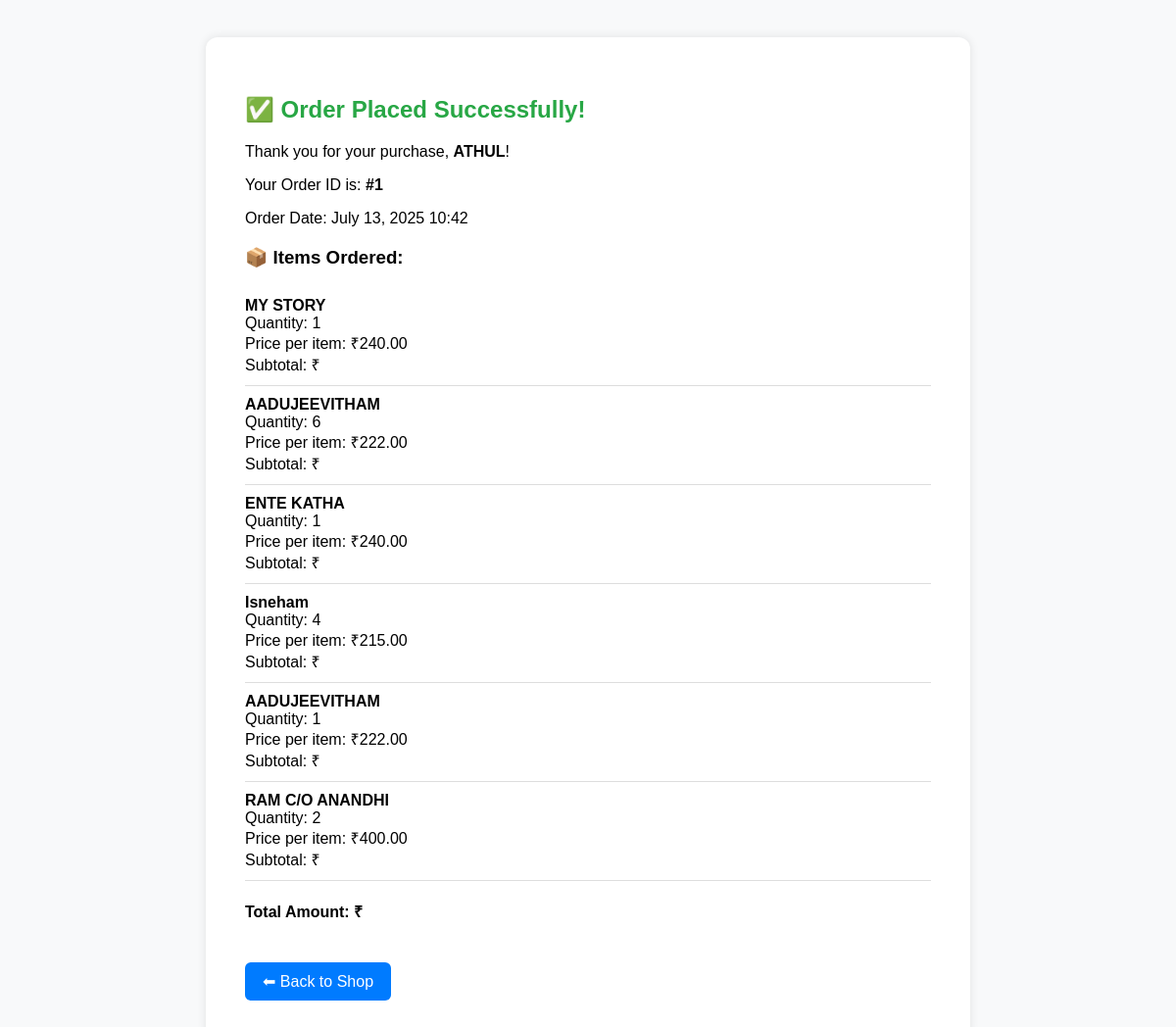
Screenshot of /order_success/1/ with the database file from the repository.
### App/models.py (models this page shows, shortened)
class Order(models.Model):
    customer = models.ForeignKey(Customer, on_delete=models.CASCADE)
    order_date = models.DateTimeField(auto_now_add=True)
    complete = models.BooleanField(default=False)
    transaction_id = models.CharField(max_length=100, null=True)

class Customer(models.Model):
    user = models.OneToOneField(User, on_delete=models.CASCADE)
    address = models.TextField(blank=True, null=True)
    phone = models.CharField(max_length=15, blank=True)
    pincode = models.CharField(max_length=10,blank=True,null=True)

class OrderItem(models.Model):
    book = models.ForeignKey(Book, on_delete=models.CASCADE)
    order = models.ForeignKey(Order, on_delete=models.CASCADE)
    quantity = models.PositiveIntegerField(default=1)

class Book(models.Model):
    CATEGORY_CHOICES =[
        ('al','All Categories'),
        ('bi','Biography'),
        ('po','Poetry'),
        ('nv','Novel'),
        ('tr','Thriller'),
        ('dv','Devotional'),
        ('sr','Story'),
        ('ai','AutoBiography'),
    ]
    LANGUAGE_CHOICES = [
        ('ml', 'Malayalam'),
        ('en', 'English'),
        ('hi', 'Hindi'),
        ('ta', 'Tamil'),
        ('te', 'Telugu'),
    ]
    category = models.CharField(max_length=100 , choices=CATEGORY_CHOICES, default='al')
    author = models.CharField(max_length=200)
    title = models.CharField(max_length=200)
    language = models.CharField(max_length=10, choices=LANGUAGE_CHOICES, default='ml')
    description = models.TextField()
    price = models.DecimalField(max_digits=6, decimal_places=2)
    stock = models.PositiveIntegerField()
    cover_image = models.ImageField(upload_to='book_covers/', blank=True, null=True)
    published_date = models.DateField(null=True, blank=True)

### App/views.py (the view)
# urls.py: path('order_success/<int:order_id>/',views.order_success,name='order_success'),
def order_success(request, order_id):
    order = Order.objects.get(id=order_id)
    return render(request, 'order_success.html', {'order': order})

### Templates/order_success.html (shortened to what this page needs)
<!DOCTYPE html>
<html lang="en">
<head>
</head>
<body>
    <div class="container">
        <h2>✅ Order Placed Successfully!</h2>
        <p>Thank you for your purchase, <strong>{{ order.customer.user.username }}</strong>!</p>
        <p>Your Order ID is: <strong>#{{ order.id }}</strong></p>
        <p>Order Date: {{ order.order_date|date:"F d, Y H:i" }}</p>
        <div class="order-details">
            <h3>📦 Items Ordered:</h3>
            {% for item in order.orderitem_set.all %}
                <div class="order-item">
                    <strong>{{ item.book.title }}</strong><br>
                    Quantity: {{ item.quantity }}<br>
                    Price per item: ₹{{ item.book.price }}<br>
                    Subtotal: ₹{{ item.get_total }}
                </div>
            {% endfor %}
            <p class="total">Total Amount: ₹{{ order.get_cart_total }}</p>
        </div>
        <a href="{% url 'Book_list' %}" class="btn">⬅ Back to Shop</a>
    </div>
</body>
</html>

### Templates/order_success.html (style rules this page uses)
body { font-family: Arial, sans-serif; background-color: #f8f9fa; padding: 30px; }
.container { background: white; padding: 40px; max-width: 700px; margin: auto; border-radius: 12px; box-shadow: 0 0 10px rgba(0,0,0,0.1); }
h2 { color: #28a745; }
.order-details { margin-top: 20px; }
.order-item { border-bottom: 1px solid #ddd; padding: 10px 0; }
.total { font-weight: bold; margin-top: 20px; }
.btn { display: inline-block; padding: 10px 18px; background-color: #007bff; color: white; text-decoration: none; border-radius: 6px; margin-top: 25px; }

### rows the page displays
Order: customer.user.username "ATHUL", id "1", order_date "July 13, 2025 10:42"
OrderItem: book "MY STORY", quantity "1", book.price "240.00"
OrderItem: book "AADUJEEVITHAM", quantity "6", book.price "222.00"
OrderItem: book "ENTE KATHA", quantity "1", book.price "240.00"
OrderItem: book "Isneham", quantity "4", book.price "215.00"
OrderItem: book "AADUJEEVITHAM", quantity "1", book.price "222.00"
OrderItem: book "RAM C/O ANANDHI", quantity "2", book.price "400.00"
